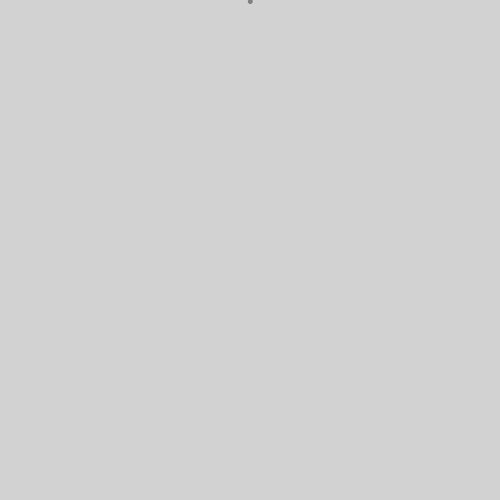
Frame 1 (no input)
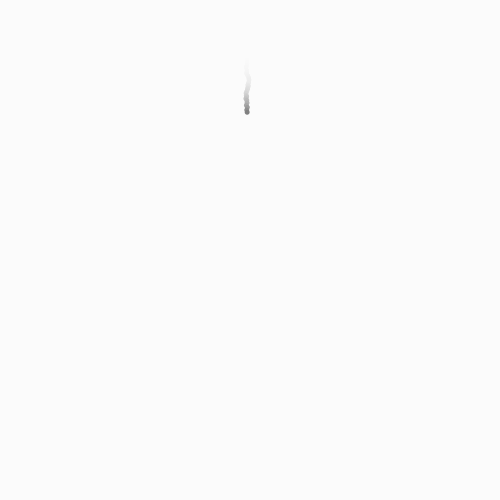
Frame 60 (the mouse pressed at the canvas centre just before this capture)
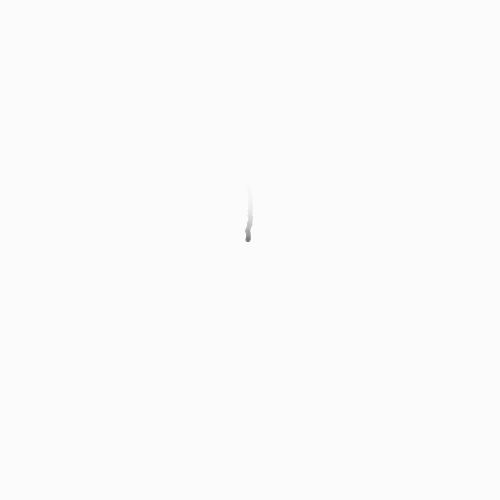
Frame 120 (the mouse held since frame 60 and released just before this capture)

The Processing sketch that drew these frames (run headless with seeded random() and noise(); from frame 60 on, the mouse is pressed at the canvas centre):

// Processing sketch: code09_08
// ── code09_08.pde
float x, y;

void setup () {
  size(500, 500);
  x = width/2; //水滴の初期座標x
  y=0; //水滴の初期座標y
}

void draw () {
  overlay();
  fill(128);
  x=x+random(-1, 1);
  y=y+random(1, 3);
  ellipse(x, y, 5, 5);
}

void overlay() {
  fill(255, 30);
  noStroke();
  rect(0, 0, width, height);
}
